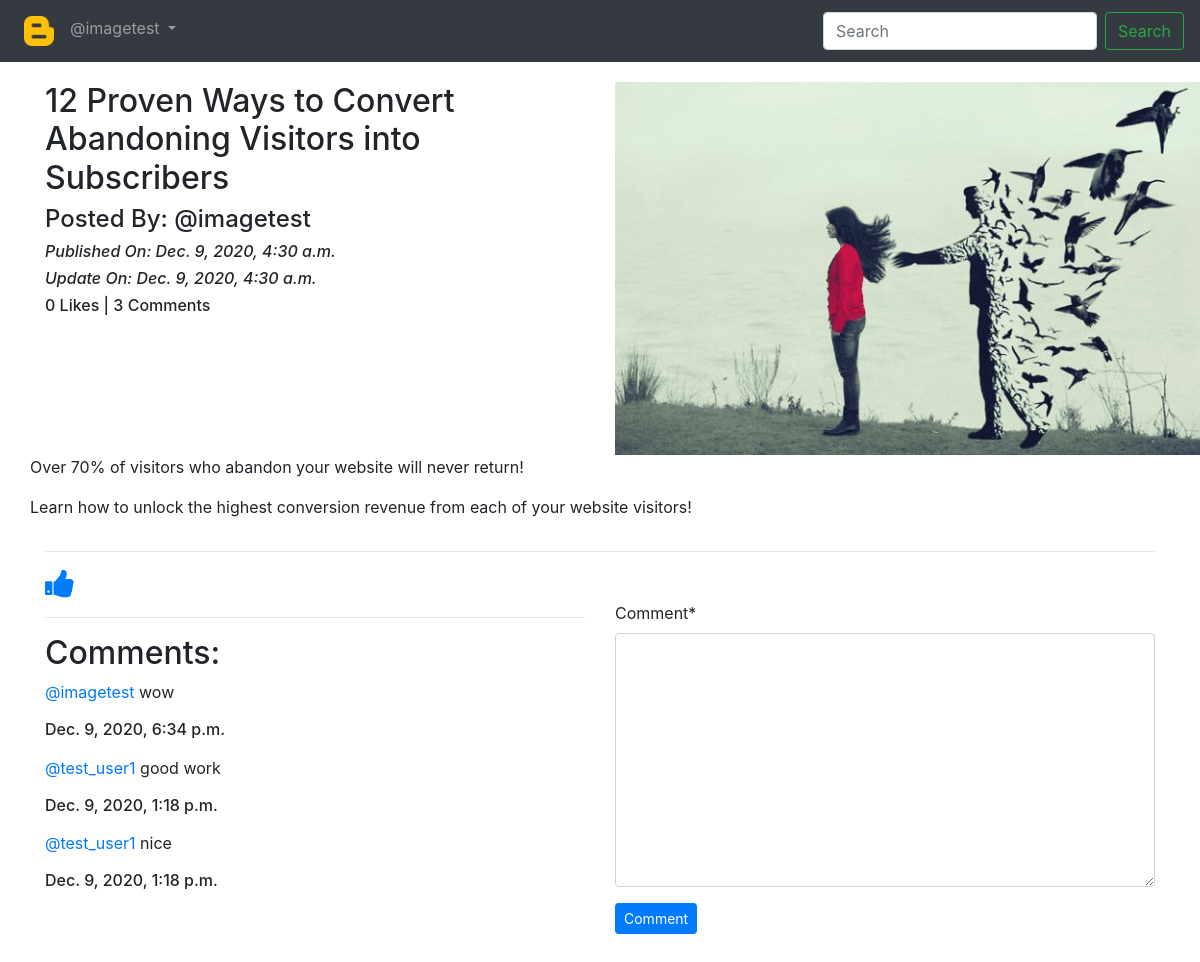
The page /blog/details/12-Proven-Ways-to-Convert-Abandoning-Visitors-into-Subscribers-994d9d07-f567-4e21-9119-bb44f0157ff2 (signed in) on the database its author committed.
### App_blog/models.py (models this page shows, shortened)
class Blog(models.Model):
    author = models.ForeignKey(User, on_delete = models.CASCADE, related_name = 'post_author')
    blog_title = models.CharField(max_length = 264, verbose_name = "Put a Title")
    slug = models.SlugField(max_length = 264, unique=True)
    blog_content = models.TextField(verbose_name="What is on your mind??")
    blog_image = models.ImageField(upload_to='blog_images', verbose_name="Image")
    publish_date = models.DateTimeField(auto_now_add=True)
    update_date = models.DateTimeField(auto_now=True)
    class Meta:
        ordering = ['-publish_date',]

class Comment(models.Model):
    blog = models.ForeignKey(Blog, on_delete=models.CASCADE, related_name='blog_comment')
    user = models.ForeignKey(User, on_delete=models.CASCADE, related_name='user_comment')
    comment = models.TextField()
    comment_date = models.DateTimeField(auto_now_add=True)
    class Meta:
        ordering = ('-comment_date',)

### App_blog/views.py (the view, shortened to what this page needs)
# urls.py: path('details/<slug:slug>', views.blog_details, name='blog_details'),
@login_required
def blog_details(request, slug):
    blog = Blog.objects.get(slug=slug)
    comment_form = CommentForm()
    already_liked = Likes.objects.filter(blog=blog, user=request.user)
    if already_liked:
        liked=True
    else:
        liked=False
    return render(request, 'App_blog/blog_details.html', context={'blog':blog, 'comment_form':comment_form, 'liked':liked})

### App_blog/forms.py
class CommentForm(forms.ModelForm):
    class Meta:
        model = Comment
        fields = ('comment',)

### templates/App_blog/blog_details.html (shortened to what this page needs)
{% extends 'base.html' %}
{% load crispy_forms_tags %}
{% block body_block %}
<div class="row">
  <div class="col-sm-6">
    <h2>{{blog.blog_title}}</h2>
    <h4>Posted By: @{{blog.author}}</h4>
    <h6><i>Published On: {{blog.publish_date}}</i></h6>
    <h6><i>Update On: {{blog.update_date}}</i></h6>
    <h6>{{blog.liked_blog.count}} Likes | {{blog.blog_comment.count}} Comments</h6>
  </div>
  <div class="col-sm-6">
    <img src="/media/{{blog.blog_image}}" alt="{{blog.blog_title}}">
  </div>
<p>{{blog.blog_content|linebreaks}}</p>
</div>
<hr>
{% if not liked %}
<a href="{% url 'App_blog:like_post' pk=blog.pk %}">
    <i class="fa fa-thumbs-up fa-2x" aria-hidden="true"></i>
</a>
{% else %}
<a href="{% url 'App_blog:unlike_post' pk=blog.pk %}">
    <i class="fa fa-thumbs-down fa-2x" aria-hidden="true"></i>
</a>
{% endif %}
<div class="row">
  <div class="col-sm-6">
    <hr>
   <h2>Comments: </h2>
   {% for comment in blog.blog_comment.all %}
   <p>
     <a href="#">@{{comment.user}}</a> {{comment.comment}} <br>
      <h6>{{comment.comment_date}}</h6>
    </p>
   {% endfor %}
  </div>
  <div class="col-sm-6">
    <form  method="POST">
      {{comment_form|crispy}}
      <button type="submit" class="btn btn-primary btn-sm">Comment</button>
      <br>
      <br>
    </form>
<br><br><br>
  </div>
</div>
{% endblock %}

### templates/base.html (shortened to what this page needs)
<!DOCTYPE html>
<html lang="en" dir="ltr">
  <head>
    <link rel="stylesheet" href="https://cdn.jsdelivr.net/npm/bootstrap@4.5.3/dist/css/bootstrap.min.css">
<link rel="stylesheet" href="https://maxcdn.bootstrapcdn.com/font-awesome/4.7.0/css/font-awesome.min.css">
  </head>
  <body>
    <nav class="navbar navbar-expand-lg navbar-dark bg-dark">
  <div class="collapse navbar-collapse" id="navbarTogglerDemo01">
    <ul class="navbar-nav mr-auto mt-2 mt-lg-0">
      <li class="nav-item active">
        <a class="nav-link" href="{% url 'index' %}"><img src="/media/blogger.png" alt="Blog Icon" width="30px"><span class="sr-only">(current)</span></a>
      </li>
      {% if user.is_authenticated %}
      <div class="nav-item dropdown">
        <a class="nav-link dropdown-toggle" href="#" id="navbarDropdown" data-toggle="dropdown" >
          @{{user.username}}
        </a>
      </div>
      {% endif %}
    </ul>
    <form class="form-inline my-2 my-lg-0">
      <input class="form-control mr-sm-2" type="search" placeholder="Search" aria-label="Search">
      <button class="btn btn-outline-success my-2 my-sm-0" type="submit">Search</button>
    </form>
  </div>
</nav>
<div class="container" style="padding-top:20px">
  {% block body_block %}
  {% endblock %}
</div>
  </body>
</html>

### rows shown on the page
Blog: blog_title "12 Proven Ways to Convert Abandoning Visitors into Subscribers", author "imagetest", publish_date "Dec. 9, 2020, 4:30 a.m.", update_date "Dec. 9, 2020, 4:30 a.m.", liked_blog.count "0", blog_comment.count "3", blog_image (picture), blog_content "Over 70% of visitors who abandon your website will never return! Learn how to unlock the highest conversion revenue from each of your website visitors!"
Comment: user "imagetest", comment "wow", comment_date "Dec. 9, 2020, 6:34 p.m."
Comment: user "test_user1", comment "good work", comment_date "Dec. 9, 2020, 1:18 p.m."
Comment: user "test_user1", comment "nice", comment_date "Dec. 9, 2020, 1:18 p.m."

### other values the page prints
{{ user.username }} "imagetest"
